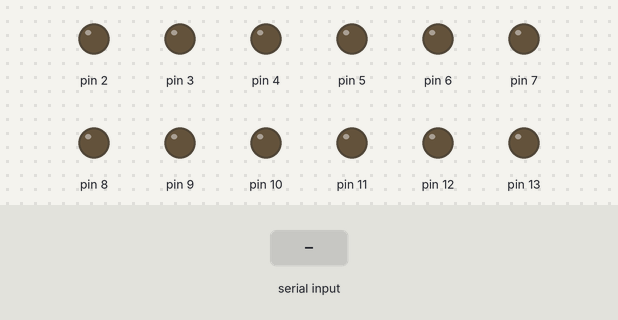
Simulated run of this sketch. Board: Arduino Uno, built with avr-gcc and run on an emulated ATmega328P. Shown: output pins drawn as LEDs (lit = HIGH). Inputs (shaded band) come from the test bench.

Above: at 1.2 s.
1.3 s: byte 30 received over Serial
At 2.1 s:
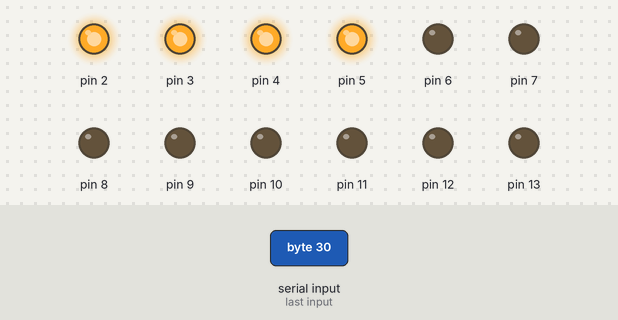
2.8 s: byte 90 received over Serial
At 3.2 s:
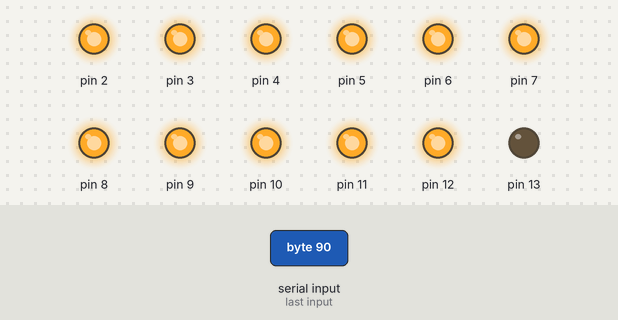
4.3 s: byte 120 received over Serial
At 5.6 s:
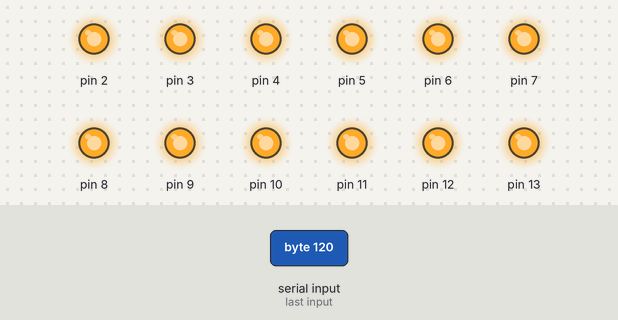
Timing chart, 0 to 7.3 s (numbered marks = the images above; inputs shaded):
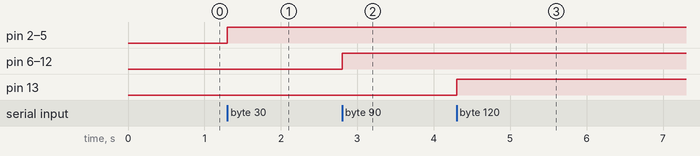

The sketch:

HopefulLEDSoundVisualizer.ino
```cpp
#include <math.h>

#define LED_AMOUNT 12     //The Amount of LEDs that will be used by the visualizer.

void setup() {
  Serial.begin(9600);

  for(int i = 2; i < 2 + LED_AMOUNT; i++) {
    pinMode(i, OUTPUT);
  }
}

void loop() {
  while(Serial.available() > 0) {
    float peakValue = Serial.read();
    int ledsOn = round((peakValue / 100) * LED_AMOUNT);

    for(int i = 2; i < 2 + ledsOn; i++) {
      digitalWrite(i, HIGH);
    }

    for(int i = 2 + ledsOn; i < 2 + LED_AMOUNT; i++) {
      digitalWrite(i, LOW);
    }
  }
}
```

Measured:
- after the input at 1.3 s, pin 2–5: LOW → HIGH at once
- after the input at 2.8 s, pin 6–12: LOW → HIGH at once
- after the input at 4.3 s, pin 13: LOW → HIGH at once
